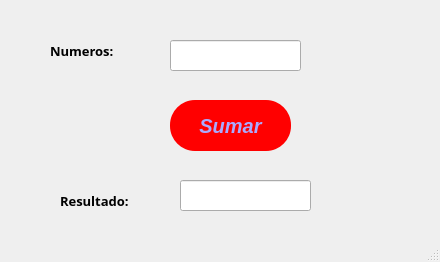
<?xml version="1.0" encoding="UTF-8"?>
<ui version="4.0">
 <class>MainWindow</class>
 <widget class="QMainWindow" name="MainWindow">
  <property name="geometry">
   <rect>
    <x>0</x>
    <y>0</y>
    <width>440</width>
    <height>262</height>
   </rect>
  </property>
  <property name="windowTitle">
   <string>MainWindow</string>
  </property>
  <widget class="QWidget" name="centralwidget">
   <widget class="QPushButton" name="btn_sumar">
    <property name="geometry">
     <rect>
      <x>170</x>
      <y>100</y>
      <width>121</width>
      <height>51</height>
     </rect>
    </property>
    <property name="font">
     <font>
      <pointsize>15</pointsize>
      <weight>75</weight>
      <italic>true</italic>
      <bold>true</bold>
     </font>
    </property>
    <property name="styleSheet">
     <string notr="true">color: rgb(85, 255, 255);
background-color: rgb(255, 0, 0);
selection-background-color: rgb(170, 170, 255);
color: rgb(170, 170, 255);
border-radius: 25px;
</string>
    </property>
    <property name="text">
     <string>Sumar</string>
    </property>
   </widget>
   <widget class="QLabel" name="label">
    <property name="geometry">
     <rect>
      <x>50</x>
      <y>40</y>
      <width>91</width>
      <height>21</height>
     </rect>
    </property>
    <property name="font">
     <font>
      <family>Yu Gothic UI Semilight</family>
      <pointsize>10</pointsize>
      <weight>75</weight>
      <bold>true</bold>
     </font>
    </property>
    <property name="text">
     <string>Numeros:</string>
    </property>
   </widget>
   <widget class="QLineEdit" name="txt_numeros">
    <property name="geometry">
     <rect>
      <x>170</x>
      <y>40</y>
      <width>131</width>
      <height>31</height>
     </rect>
    </property>
   </widget>
   <widget class="QLineEdit" name="txt_resultados">
    <property name="geometry">
     <rect>
      <x>180</x>
      <y>180</y>
      <width>131</width>
      <height>31</height>
     </rect>
    </property>
   </widget>
   <widget class="QLabel" name="label_2">
    <property name="geometry">
     <rect>
      <x>60</x>
      <y>190</y>
      <width>91</width>
      <height>21</height>
     </rect>
    </property>
    <property name="font">
     <font>
      <family>Yu Gothic UI Semilight</family>
      <pointsize>10</pointsize>
      <weight>75</weight>
      <bold>true</bold>
     </font>
    </property>
    <property name="text">
     <string>Resultado:</string>
    </property>
   </widget>
  </widget>
  <widget class="QMenuBar" name="menubar">
   <property name="geometry">
    <rect>
     <x>0</x>
     <y>0</y>
     <width>440</width>
     <height>18</height>
    </rect>
   </property>
  </widget>
  <widget class="QStatusBar" name="statusbar"/>
 </widget>
 <resources/>
 <connections/>
</ui>
